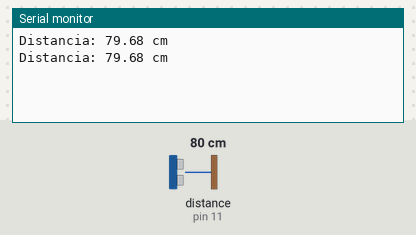
Bench run of a sketch on a simulated Arduino Uno, built with avr-gcc and run on an emulated ATmega328P. Shown: the last lines printed to the serial monitor. Wiring (inferred from the names in the program): ultrasonic range finder: trigger pin 12; echo pin 11. The inputs (shaded band) are chosen by the test bench; at power-on: distance to the obstacle (sensor on pin 11) 80 cm. The echo pulse lasts 58.3 µs per cm.

Above: at 1.8 s.
1.9 s: distance to the obstacle (sensor on pin 11) set to 2 cm
At 2.8 s:
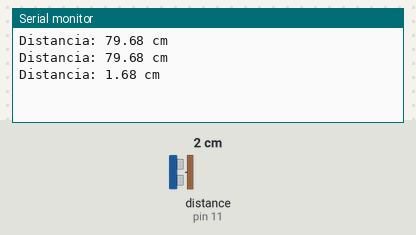
3.4 s: distance to the obstacle (sensor on pin 11) set to 4 cm
At 4.7 s:
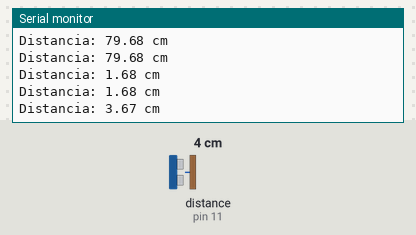
Timing chart, 0 to 6.4 s (numbered marks = the images above; inputs shaded):
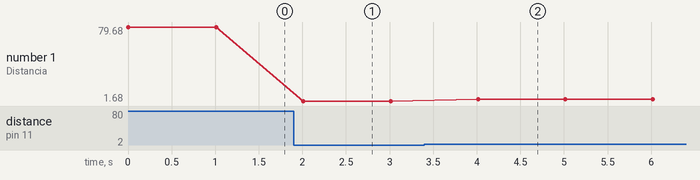

Measured:
- after the input at 1.9 s, the serial monitor: prints a new line after 0.11 s (image 1)
- after the input at 3.4 s, the serial monitor: prints a new line after 0.61 s (image 2)
- plotted number 1: 79.68 → 1.68 after the input at 1.9 s, 1.68 → 3.67 after the input at 3.4 s

The sketch:

medir_distancia_sensor_ultrasonico.ino
```cpp
const int EchoPin = 11;
const int TriggerPin = 12;

float distancia;
long tiempo;

void setup() {
  Serial.begin(9600);
  pinMode(TriggerPin, OUTPUT);
  pinMode(EchoPin, INPUT);
}

void loop() {

  digitalWrite(TriggerPin, HIGH);  //se envía un pulso para activar el sensor
  delayMicroseconds(10);
  digitalWrite(TriggerPin, LOW);

  // medimos el pulso de respuesta
  tiempo = (pulseIn(EchoPin, HIGH)/2);

  // dividido por 2 por que es el
  // tiempo que el sonido tarda
  // en ir y en volver
  // ahora calcularemos la distancia en cm
  // sabiendo que el espacio es igual a la velocidad por el tiempo
  // y que la velocidad del sonido es de 343m/s y que el tiempo lo
  // tenemos en millonesimas de segundo

  distancia = float(tiempo * 0.0343);

  Serial.print("Distancia: "); // imprime la distancia en el Monitor Serie
  Serial.print(distancia);
  Serial.println(" cm");

  delay(1000);
}
```
